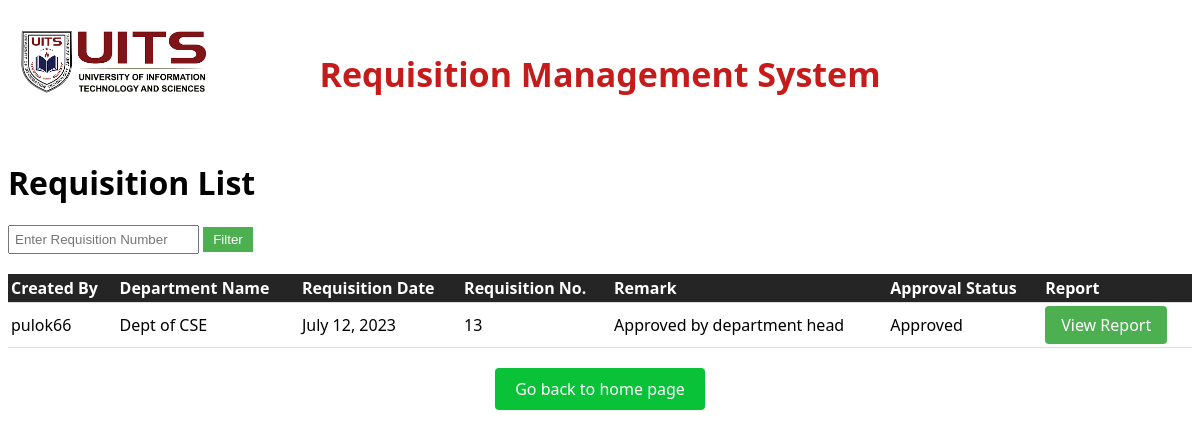
Page /homepage/requisition/list/pulok66/ on the committed database.
### apps/models.py (models this page shows, shortened)
class Requisition(models.Model):
    user_name = models.CharField(max_length=100)
    department_name = models.CharField(max_length=100)
    requisition_date = models.DateField(default=datetime.today())
    requisition_no = models.AutoField(primary_key=True)
    remark = models.TextField(blank=True)
    role_choices=(
        ('Department Head','Department Head'),
        ('Store Executive','Store Executive'),
         ('Administration','Administration'),
    )
    approval_role = models.CharField(max_length=100, choices=role_choices, default='Department Head')
    APPROVAL_CHOICES = (
        ('PENDING', 'Pending'),
        ('APPROVED', 'Approved'),
        ('REJECTED', 'Rejected'),
    )
    approval_status = models.CharField(max_length=20, choices=APPROVAL_CHOICES, default='PENDING')

### apps/views.py (the view)
# urls.py: path('homepage/requisition/list/<str:username>/', views.requisition_list, name='requisition_list'),
def requisition_list(request,username):
    requisition_number = request.GET.get('requisition_number')
    if requisition_number:
        requisitions = Requisition.objects.filter(requisition_no=requisition_number,user_name=username)
    else:
        requisitions = Requisition.objects.filter(user_name=username)
    return render(request, 'requisition_list.html', {'requisitions': requisitions})

### apps/templates/requisition_list.html (shortened to what this page needs)
<!DOCTYPE html>
<html>
<head>
</head>
<body>
    <div class="banner">
        <h1>Requisition Management System</h1>
        <div class="logo">
            <img src="/static/images/logo.png" alt="Logo">
        </div>
    </div>
    <h1>Requisition List</h1>
    <div class="filter-form">
        <form method="GET">
            <input type="text" name="requisition_number" placeholder="Enter Requisition Number">
            <button type="submit">Filter</button>
        </form>
    </div>
    {% if requisitions %}
        <table>
            <thead>
                <tr>
                    <th>Created By</th>
                    <th>Department Name</th>
                    <th>Requisition Date</th>
                    <th>Requisition No.</th>
                    <th>Remark</th>
                    <th>Approval Status</th>
                    <th>Report</th>
                </tr>
            </thead>
            <tbody>
                {% for requisition in requisitions %}
                    <tr>
                        <td>{{ requisition.user_name }}</td>
                        <td>{{ requisition.department_name }}</td>
                        <td>{{ requisition.requisition_date }}</td>
                        <td>{{ requisition.requisition_no }}</td>
                        <td>{{ requisition.remark }}</td>
                        <td>{{ requisition.get_approval_status_display }}</td>
                        <td>
                            <a href="{% url 'report' requisition.requisition_no %}" target="_blank" class="view-report-link">View Report</a>
                        </td>
                         </tr>
                {% endfor %}
            </tbody>
        </table>
    {% else %}
        <p class="empty-message">No requisitions found.</p>
    {% endif %}
    <div class="back-button-container">
        <a href="{% url 'home_page' %}" class="back-button">Go back to home page</a>
    </div>
</body>
</html>

### apps/templates/requisition_list.html (style rules this page uses)
body { font-family: 'Segoe UI', sans-serif; }
table { border-collapse: collapse; width: 100%; }
th, td { padding: 3px; text-align: left; border-bottom: 1px solid #ddd; }
th { background-color: #252525; color: white; }
.banner { background-color: white; padding: 20px; text-align: center; }
.banner h1 { color: #c51b1b; font-size: 34px; }
.banner .logo img { width: 190px; height: auto; margin-top: 20px; }
.logo { position: absolute; top: 10px; left: 20px; }
.filter-form { margin-bottom: 20px; }
.filter-form input[type="text"] { padding: 5px; }
.filter-form button { padding: 5px 10px; background-color: #4CAF50; color: #fff; border: none; cursor: pointer; }
.view-report-link { display: inline-block; padding: 8px 16px; background-color: #4CAF50; color: #fff; text-decoration: none; border-radius: 4px; }
.back-button-container { margin-top: 20px; text-align: center; }
.back-button { display: inline-block; padding: 10px 20px; background-color: #09c237; color: #fff; border: none; border-radius: 4px; text-decoration: none; cursor: pointer; }

### rows in the picture
Requisition: user_name "pulok66", department_name "Dept of CSE", requisition_date "July 12, 2023", requisition_no "13", remark "Approved by department head", approval_status "Approved"
